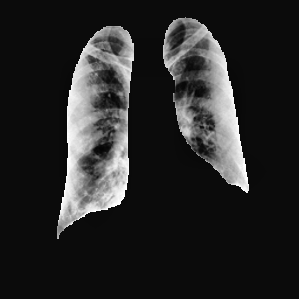
#> input picture COVID-19_Radiography_Dataset_split/validation/COVID/COVID-1519.png, 299 x 299 px; its folder holds only this picture in this run
$ jupyter execute --allow-errors generate_features_csv_v2_modif_noura.ipynb   (older library calls are emulated)
#> lines starting #> are read from the running program, lines starting #| are printed output that depends on the picture
# Génération des jeux de features pour les modèles de Machine Learning

Ce notebook extrait un ensemble de caractéristiques numériques à partir des images issues du pipeline de prétraitement complet.

Les données utilisées correspondent aux trois jeux créés après le split du dataset prétraité :

- `COVID-19_Radiography_Dataset_split/train`
- `COVID-19_Radiography_Dataset_split/validation`
- `COVID-19_Radiography_Dataset_split/test`

Remarque : D'après la littérature, La Data augmentation est réservée aux modèles de Deep Learning. le jeu `train` utilisé ici correspond donc aux images d'entraînement non augmentées.

Les images utilisées ont préalablement subi les étapes suivantes : suppression des doublons et des outliers, redimensionnement, application du masque pulmonaire, égalisation d'histogramme (`equalizeHist`) puis normalisation locale par CLAHE.

Les masques binaires d'origine sont chargés depuis `COVID-19_Radiography_Dataset` (`<classe>/masks/<image>.png`). Lorsque leurs dimensions diffèrent de celles des images prétraitées, ils sont automatiquement redimensionnés afin de permettre le calcul des caractéristiques au sein de la région pulmonaire.

Les variables extraites pour chaque image sont :
- `pixel_mean` : intensité moyenne de l'image ;
- `pixel_std` : écart-type des intensités ;
- `lum_interieur_masque` : intensité moyenne des pixels situés à l'intérieur du masque pulmonaire ;
- `lum_exterieur_masque` : intensité moyenne des pixels situés à l'extérieur du masque ;
- `surface_masque` : proportion de l'image occupée par les poumons ;
- `variance_laplacien` : mesure de la netteté de l'image basée sur la variance du Laplacien.

Les sorties attendues sont trois fichiers de features :

- `train_features.csv`
- `validation_features.csv`
- `test_features.csv`

Ces fichiers serviront à entraîner et évaluer les modèles de Machine Learning classiques (Linear SVM, régression logistique, et KNN) ainsi qu'un modèle Random Forest.

[cell 1]
# Chargement des bibliothèques
from pathlib import Path
import numpy as np
import pandas as pd
import cv2
import seaborn as sns
from sklearn.preprocessing import StandardScaler
from sklearn.decomposition import PCA
import matplotlib.pyplot as plt

[cell 2]
# Chemins d'accès
split_path = Path(r"C:\Users\n_a_e\Documents\DataScientest\Data Scientist\Projet COVID\COVID-19_Radiography_Dataset_split")

masks_path = Path(r"C:\Users\n_a_e\Documents\DataScientest\Data Scientist\Projet COVID\COVID-19_Radiography_Dataset")

output_dir = Path(r"C:\Users\n_a_e\Documents\DataScientest\Data Scientist\Projet COVID\features")
output_dir.mkdir(parents=True, exist_ok=True)

output_csv = {
    "train": output_dir / "train_features.csv",
    "validation": output_dir / "validation_features.csv",
    "test": output_dir / "test_features.csv"
}

classes = ["COVID", "Normal", "Lung_Opacity", "Viral Pneumonia"]

print("Dossier split   :", split_path, "->", split_path.exists())
print("Dossier masques :", masks_path, "->", masks_path.exists())
print("Dossier sortie  :", output_dir, "->", output_dir.exists())

for split_name in ["train", "validation", "test"]:
    print(f"{split_name:<10} :", (split_path / split_name).exists())

## Fonction d'extraction des features

Pour chaque image des jeux **train**, **validation** et **test**, le notebook charge l'image prétraitée (redimensionnement, application du masque, égalisation d'histogramme, CLAHE et data augmentation pour les données train) ainsi que le masque binaire d'origine associé. Si nécessaire, le masque est redimensionné afin de correspondre aux dimensions de l'image, puis binarisé (`> 0`) avant le calcul des différentes caractéristiques descriptives.

[cell 3]
def extract_features_for_class(split_name, classe, split_path, masks_path, print_every=500, counter_start=0):
    """
    Extrait les features de chaque image d'une classe pour un split donné.

    - Image prétraitée : <split_path>/<split_name>/<classe>/<image>.png
    - Masque d'origine : <masks_path>/<classe>/masks/<image>.png

    Retourne (liste de dict, compteur global mis à jour).
    """
#> called with split_name = 'train', classe = 'COVID', print_every = 500, counter_start = 0

    images_dir = split_path / split_name / classe

    rows = []
    count = counter_start

    for img_path in sorted(images_dir.glob("*.png")):

        img = cv2.imread(str(img_path), cv2.IMREAD_GRAYSCALE)
#> img is the input picture: shape (299, 299); min 4, max 255, mean 39.2

        mask_path = masks_path / classe / "masks" / img_path.name
        mask_img = cv2.imread(str(mask_path), cv2.IMREAD_GRAYSCALE)

        if img is None:
            print(f"  [SKIP] image illisible : {img_path.name}")
            continue

        if mask_img is None:
            print(f"  [SKIP] masque manquant : {img_path.name}")
            continue

        # Alignement du masque si nécessaire
        if mask_img.shape != img.shape:
            mask_img = cv2.resize(
                mask_img,
                (img.shape[1], img.shape[0]),
                interpolation=cv2.INTER_NEAREST
            )

        # Masque binaire
        mask_bin = mask_img > 0
#> mask_bin: shape (299, 299) bool; every value is 1

        # Calcul des features
        pixel_mean = float(img.mean())
#> pixel_mean = 39.17
        pixel_std = float(img.std())
#> pixel_std = 62.02

        surface_masque = float(mask_bin.sum()) / float(mask_bin.size)
#> surface_masque = 1

        lum_interieur_masque = float(img[mask_bin].mean()) if mask_bin.any() else float("nan")
#> lum_interieur_masque = 39.17
        lum_exterieur_masque = float(img[~mask_bin].mean()) if (~mask_bin).any() else float("nan")
#> lum_exterieur_masque = nan

        variance_laplacien = float(cv2.Laplacian(img, cv2.CV_64F).var())
#> variance_laplacien = 1612

        rows.append({
            "filename": img_path.name,
            "classe": classe,
            "pixel_mean": round(pixel_mean, 4),
            "pixel_std": round(pixel_std, 4),
            "lum_interieur_masque": round(lum_interieur_masque, 4),
            "lum_exterieur_masque": round(lum_exterieur_masque, 4),
            "surface_masque": round(surface_masque, 6),
            "variance_laplacien": round(variance_laplacien, 4),
        })

        count += 1
        if count % print_every == 0:
            print(f"  {count} images traitées")

    return rows, count

## Extraction pour les 4 classes

[cell 4]
splits = ["train", "validation", "test"]

for split_name in splits:

    print(f"\n{'='*60}")
    print(f"Extraction des features : {split_name.upper()}")
    print(f"{'='*60}\n")

    all_rows = []
    count = 0

    for classe in classes:

        print(f"=== {classe} ===")

        rows, count = extract_features_for_class(
            split_name=split_name,
            classe=classe,
            split_path=split_path,
            masks_path=masks_path,
            print_every=500,
            counter_start=count
        )
#> rows = 1 item; count = 1

        all_rows.extend(rows)

        print(f"  {len(rows)} images traitées pour la classe {classe}\n")
#|   1 images traitées pour la classe COVID

    print(f"Total lignes extraites : {len(all_rows)}")

    df_features = pd.DataFrame(all_rows)

    output_file = output_csv[split_name]
    df_features.to_csv(output_file, index=False)

    print(f"CSV enregistré : {output_file}\n")

## Construction des DataFrames et sauvegarde

[cell 5]
# [75 lines left out: function extract_features_for_class, not called in this run]

## Distribution par classe et statistiques descriptives

[cell 6]
def afficher_infos_csv_features(output_csv):

    for split_name in ["train", "validation", "test"]:

        print(f"\n{'='*50}")
        print(f"Jeu de données : {split_name.upper()}")
        print(f"{'='*50}")

        df_features = pd.read_csv(output_csv[split_name])

        print("-- Répartition par classe --")
        display(df_features["classe"].value_counts().to_frame("n_images"))

        print(f"Nombre total d'images : {len(df_features)}")
        print(f"Nombre de variables : {df_features.shape[1]}")

[cell 7]
afficher_infos_csv_features(output_csv)

[cell 8]
def afficher_statistiques_features(output_csv):

    for split_name in ["train", "validation", "test"]:

        print(f"\n{'='*50}")
        print(f"Jeu de données : {split_name.upper()}")
        print(f"{'='*50}")

        df_features = pd.read_csv(output_csv[split_name])

        print("-- Statistiques descriptives (features numériques) --")
        display(df_features.describe())

[cell 9]
afficher_statistiques_features(output_csv)

## Analyse en Composante Principale sur l'ensemble des données

[cell 10]
# lecture depuis les CSV générés
df_train_features = pd.read_csv(output_csv["train"])
df_validation_features = pd.read_csv(output_csv["validation"])
df_test_features = pd.read_csv(output_csv["test"])

df_all_features = pd.concat(
    [
        df_train_features.assign(split="train"),
        df_validation_features.assign(split="validation"),
        df_test_features.assign(split="test")
    ],
    ignore_index=True
)

display(df_all_features.head())
print(df_all_features.shape)

[cell 11]
# Préparation des variables

features_cols = [
    "pixel_mean",
    "pixel_std",
    "lum_interieur_masque",
    "lum_exterieur_masque",
    "surface_masque",
    "variance_laplacien"
]

X = df_all_features[features_cols]
y = df_all_features["classe"]

scaler = StandardScaler()
X_scaled = scaler.fit_transform(X)

pca = PCA(n_components=2)
#> (the rest of this cell did not finish here and is left out)

[cell 12]
# ¨Projection des individus

colors = {
    "COVID": "#d62728",
    "Normal": "#2ca02c",
    "Lung_Opacity": "#ff7f0e",
    "Viral Pneumonia": "#1f77b4"
}

classes = ["Normal", "Lung_Opacity", "Viral Pneumonia", "COVID"]

plt.figure(figsize=(9, 7))

#> (the rest of this cell did not finish here and is left out)

#> (a cell that did not finish here is left out)

## Heatmap des corrélations

[cell 14]
# Variables numériques
features_cols = [
    "pixel_mean",
    "pixel_std",
    "lum_interieur_masque",
    "lum_exterieur_masque",
    "surface_masque",
    "variance_laplacien"
]

# Matrice de corrélations
corr = df_all_features[features_cols].corr()

# Masque pour masquer la moitié supérieure
mask = np.triu(np.ones_like(corr, dtype=bool))

# Figure
plt.figure(figsize=(8,6))

cmap = sns.diverging_palette(230, 20, as_cmap=True)

sns.heatmap(
    corr,
    mask=mask,
    cmap=cmap,
    annot=True,
    fmt=".2f",
    vmin=-1,
    vmax=1,
    center=0,
    square=True,
    linewidths=0.5,
    cbar_kws={"shrink":0.8}
)

plt.title("Matrice des corrélations des variables")
plt.tight_layout()
plt.show()
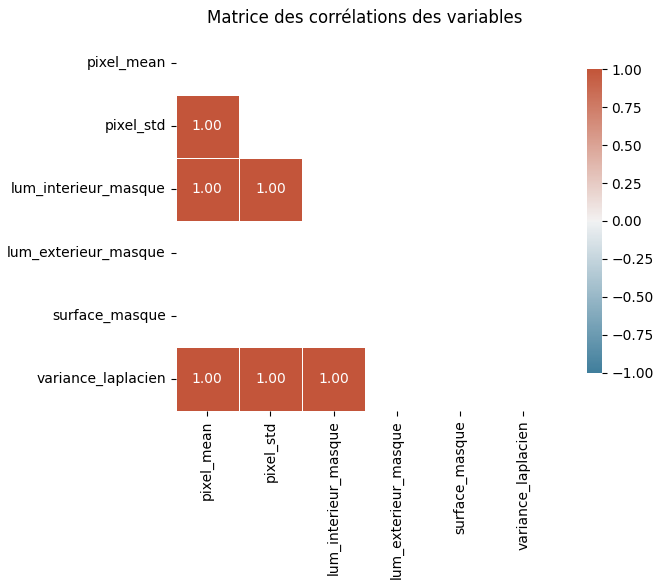
#> figure drawn by matplotlib, 2 panels

[cell 15]
colors = {
    "COVID": "#d62728",
    "Normal": "#2ca02c",
    "Lung_Opacity": "#ff7f0e",
    "Viral Pneumonia": "#1f77b4"
}

plt.figure(figsize=(8,6))

for classe in classes:

    subset = df_all_features[df_all_features["classe"] == classe]

    plt.scatter(
        subset["surface_masque"],
        subset["pixel_mean"],
        color=colors[classe],
        label=classe,
        alpha=0.5,
        s=15
    )

plt.xlabel("Surface du masque")
plt.ylabel("Luminosité moyenne (pixel_mean)")
plt.title("Relation entre la surface du masque et la luminosité moyenne")
plt.legend()
plt.grid(alpha=0.3)

plt.show()
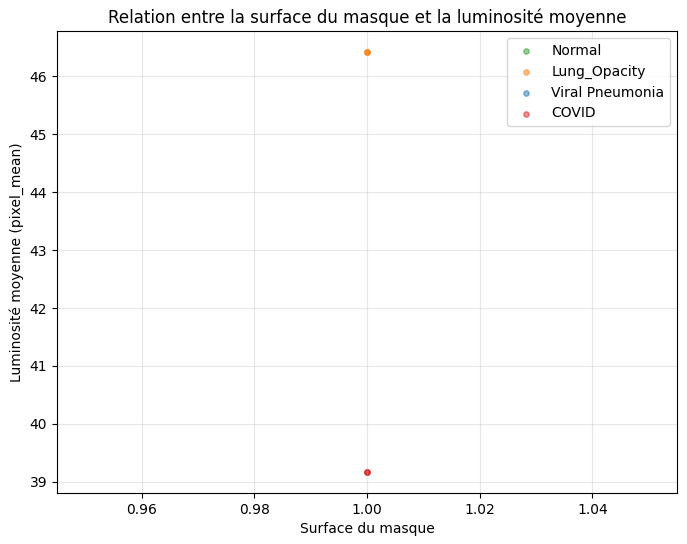
#> figure drawn by matplotlib, 1 panel

[cell 16]
plt.figure(figsize=(8,6))

sns.regplot(
    data=df_all_features,
    x="surface_masque",
    y="pixel_mean",
    scatter_kws={"alpha":0.25, "s":12},
    line_kws={"color":"red"}
)

plt.title("Corrélation entre surface_masque et pixel_mean")
plt.xlabel("Surface du masque")
plt.ylabel("Luminosité moyenne")

plt.grid(alpha=0.3)
plt.show()
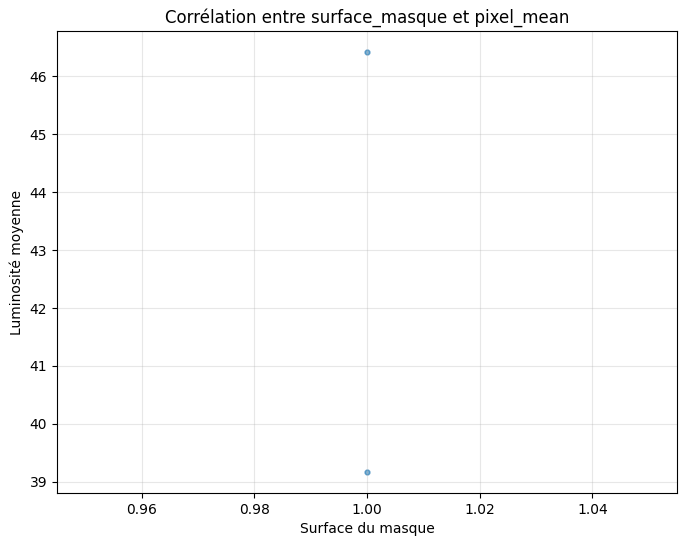
#> figure drawn by matplotlib, 1 panel
